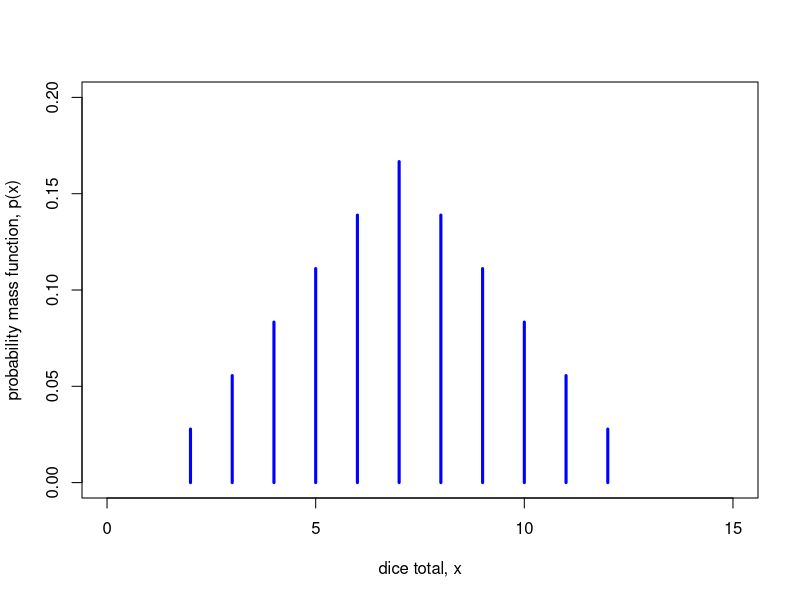
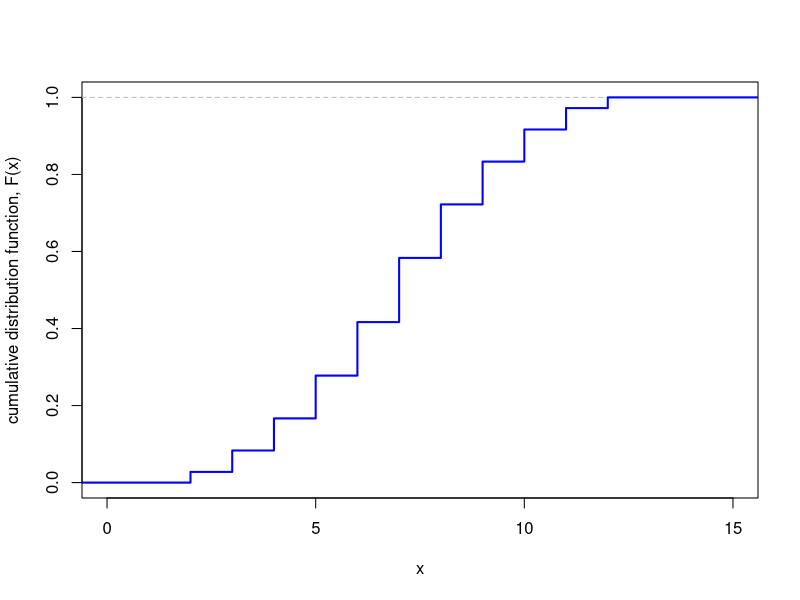

Recreate these plots in R, in order.
## ---- chunk 1
x <- 2:12
prob <- c(1:6, 5:1)/36

plot(x, prob, type = "h", xlab = "dice total, x", ylab = "probability mass function, p(x)", xlim = c(0, 15), ylim = c(0,0.2), col = "blue", lwd=3)
## ---- chunk 2
x <- 2:12
prob <- c(1:6, 5:1)/36
cdf <- cumsum(prob)

plot(c(-1,x, 16), c(0, cdf, 1), type = "n", xlab = "x", ylab = "cumulative distribution function, F(x)", xlim = c(0, 15), ylim = c(0,1), col = "blue", lwd = 2)
abline(h = 1, col = "grey", lty = 2)
points(c(-1,x, 16), c(0, cdf, 1), type = "s", col = "blue", lwd = 2)
